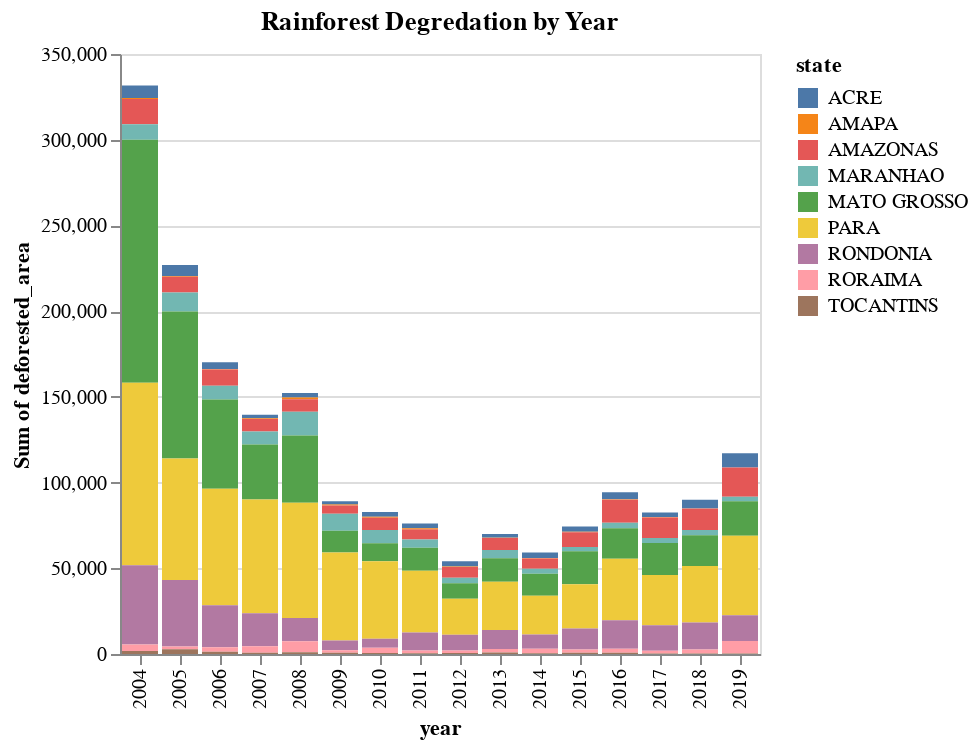

The notebook cell this image was saved under:
### Code cell
alt.Chart(df).mark_bar().encode(
    alt.X('year:N'
    ),
    y='sum(deforested_area):Q',
    color = 'state',
).properties(
    title='Rainforest Degredation by Year'
)

### Figure 1 — Vega-Lite specification as saved in the notebook (floating-point values rounded to 4 significant figures; data arrays with more than 128 entries replaced by an {"elided": "..."} marker saying what was removed)
{"config": {"view": {"continuousWidth": 400, "continuousHeight": 300}}, "data": {"name": "data-f658856bddbbd44a2686d8bb6f68c4cd"}, "mark": "bar", "encoding": {"color": {"type": "nominal", "field": "state"}, "x": {"type": "nominal", "field": "year"}, "y": {"type": "quantitative", "aggregate": "sum", "field": "deforested_area"}}, "title": "Rainforest Degredation by Year", "$schema": "https://vega.github.io/schema/vega-lite/v4.8.1.json", "datasets": {"data-f658856bddbbd44a2686d8bb6f68c4cd": {"elided": "1649 records"}}}
